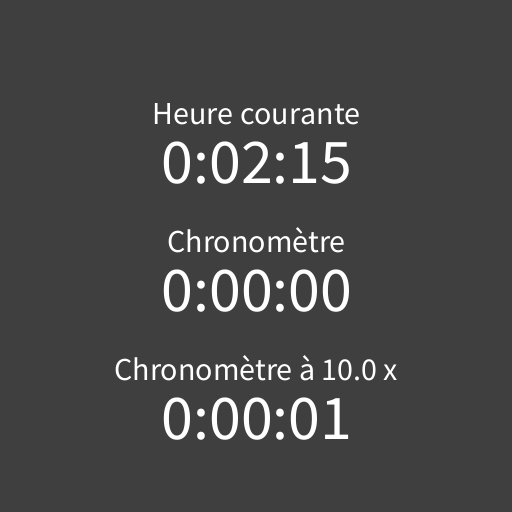
Frame 1 (no input)
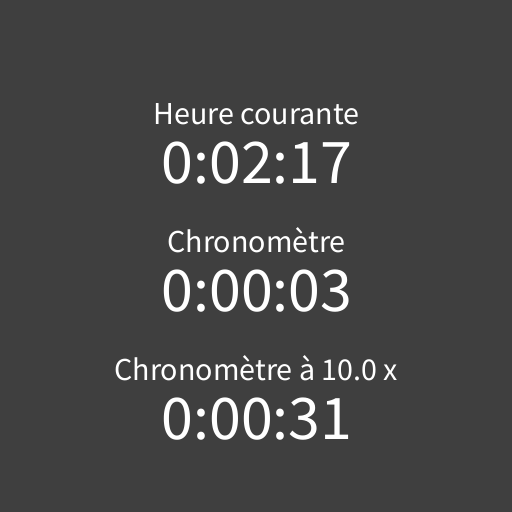
Frame 60 (the mouse pressed at the canvas centre just before this capture)
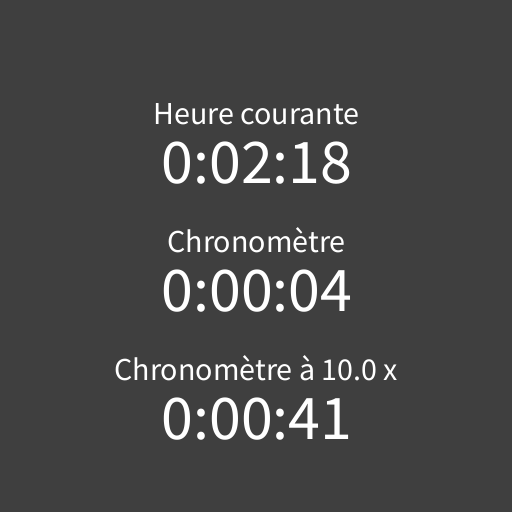
Frame 120 (the mouse held since frame 60 and released just before this capture)

The Processing sketch that drew these frames (run headless with seeded random() and noise(); from frame 60 on, the mouse is pressed at the canvas centre):

// Processing sketch: ANI2012H22_DigitalClock
// ── ANI2012H22_DigitalClock.pde
// ANI2012H22_DigitalClock.pde
// Exemples d'éléments temporels affichés sous forme digitale.
// Le premier élément temporel affiche le temps courant,
// le second affiche la valeur courante d'un chronomètre qui commence au lancement du programme et
// le dernier affiche la valeur courante d'un chronomètre dont la vitesse est pondérée.

// paramètres
float timeScale = 10.0f;
float timeScaleMin = 0.25f;
float timeScaleMax = 100.0f;
float timeScaleDelta = 0.25f;

// variables
String currentTimeClock;
String currentTimeChrono;
String currentTimeScaled;

int clockHour;
int clockMinute;
int clockSecond;

int chronoHour;
int chronoMinute;
int chronoSecond;

int scaledHour;
int scaledMinute;
int scaledSecond;

float timeStart;
float timeNow;
float timeNowScaled;
float timeLast;

int hourPerDay = 24;
int secondPerMinute = 60;
int minutePerHour = 60;
int millisecondPerSecond = 1000;
int millisecondPerMinute = millisecondPerSecond * 60;
int millisecondPerHour = millisecondPerMinute * 60;

void setup()
{
  size(512, 512);
  textAlign(CENTER, CENTER);
  timeStart = timeNow = timeLast = timeNowScaled = 0.0f;
}

void draw()
{
  background(63);

  // mise à jour des variables temporelles
  updateTime();

  // convertir les éléments temporels dans une chaîne de caractères formattée
  currentTimeClock = "";
  currentTimeClock += clockHour + ":";
  currentTimeClock += nf(clockMinute, 2) + ":";
  currentTimeClock += nf(clockSecond, 2);

  currentTimeChrono = "";
  currentTimeChrono += chronoHour + ":";
  currentTimeChrono += nf(chronoMinute, 2) + ":";
  currentTimeChrono += nf(chronoSecond, 2);

  currentTimeScaled = "";
  currentTimeScaled += scaledHour + ":";
  currentTimeScaled += nf(scaledMinute, 2) + ":";
  currentTimeScaled += nf(scaledSecond, 2);

  // afficher les éléments temporels
  textSize(32);
  text("Heure courante", width/2, height/2 - 144);
  textSize(64);
  text(currentTimeClock, width/2, height/2 - 96);
  textSize(32);
  text("Chronomètre", width/2, height/2 - 16);
  textSize(64);
  text(currentTimeChrono, width/2, height/2 + 32);
  textSize(32);
  text("Chronomètre à " + timeScale + " x", width/2, height/2 + 112);
  textSize(64);
  text(currentTimeScaled, width/2, height/2 + 160);
}

void updateTime()
{
  // mise à jour des variables en lien avec le temps
  timeNow = millis();
  timeNowScaled += (timeNow - timeLast) * timeScale;
  timeLast = timeNow;

  // aller chercher le temps courant de l'ordinateur
  clockHour = hour();
  clockMinute = minute();
  clockSecond = second();

  // transformer le temps courant du chronomètre à vitesse normale
  chronoHour = (int) ((timeNow / millisecondPerHour) % hourPerDay);
  chronoMinute = (int) ((timeNow / millisecondPerMinute) % minutePerHour);
  chronoSecond = (int) (timeNow / millisecondPerSecond) % secondPerMinute;

  // transformer le temps courant du chronomètre à vitesse pondérée
  scaledHour = (int) ((timeNowScaled / millisecondPerHour) % hourPerDay);
  scaledMinute = (int) ((timeNowScaled / millisecondPerMinute) % minutePerHour);
  scaledSecond = (int) (timeNowScaled / millisecondPerSecond) % secondPerMinute;
}

void keyPressed()
{
  // modifier la vitesse du temps
  if (keyCode == UP)
    timeScale = constrain(timeScale + timeScaleDelta, timeScaleMin, timeScaleMax);
  if (keyCode == DOWN)
    timeScale = constrain(timeScale - timeScaleDelta, timeScaleMin, timeScaleMax);
}
